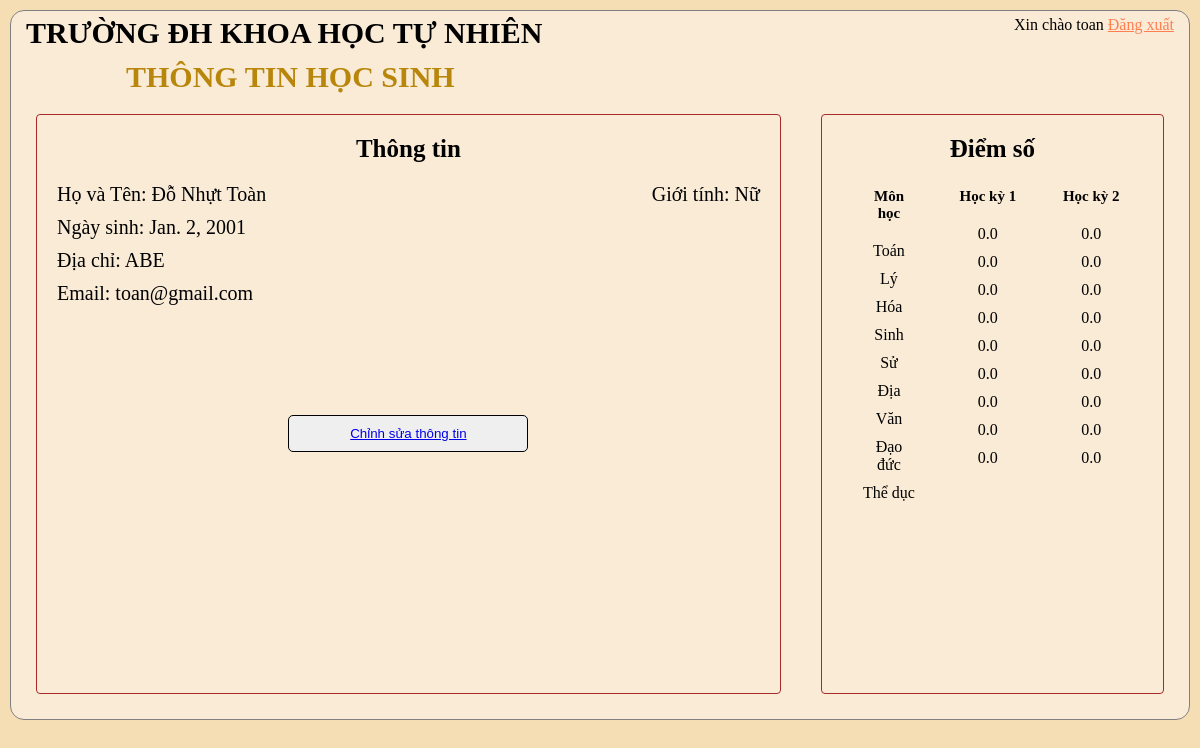
The app's page /studentProfile/ (signed in) with its own data.
### Student/models.py (models this page shows, shortened)
class Student(models.Model):
	user = models.OneToOneField(User, null=True, blank=True, on_delete=models.CASCADE,related_name='Student')
	name = models.CharField(max_length = 200, null = True)
	GIOITINH = (
		('Nam','Nam'),
		('Nữ','Nữ'),
		)
	sex = models.CharField(max_length = 200, null = True, choices = GIOITINH)
	birthday = models.DateField(null = True)
	email = models.CharField(max_length = 200, null = True)
	house_location = models.CharField(max_length = 200, null = True)
	classes = models.ForeignKey(Classes, null = True, on_delete = models.CASCADE)

class Score(models.Model):
	SEMESTER = (
		('học kỳ 1','học kỳ 1'),('học kỳ 2','học kỳ 2')
		)
	semester = models.CharField(max_length = 200, null = True, choices = SEMESTER)
	students = models.ForeignKey(Student, null = True, on_delete = models.CASCADE)
	Toan = models.FloatField(default=0)
	Ly =  models.FloatField(default=0)
	Hoa =  models.FloatField(default=0)
	Sinh =  models.FloatField(default=0)
	Su = models.FloatField(default=0)
	Dia = models.FloatField(default=0)
	Van = models.FloatField(default=0)
	Daoduc = models.FloatField(default=0)
	TheDuc = models.FloatField(default=0)
	class Meta:
		unique_together = ('semester', 'students')

### Student/decorators.py (the view)
		def wrapper_func(request, *args, **kwargs):
			group = None
			if request.user.groups.exists():
				group = request.user.groups.all()[0].name
			if group in allowed_roles:
				return view_func(request, *args, **kwargs)
			else:
				return HttpResponse('You are not authorized to view this page')

### Student/views.py (called while the page is built)
@login_required(login_url='login')
@allowed_users(allowed_roles=['Student'])
def studentProfile(request):
	scores = request.user.Student.score_set.all()
	for i in scores:
		if i.semester == 'học kỳ 1':
			hk1 = i
		else:
			hk2 = i
	print(hk1.Toan)
	context = {'hk1':hk1,'hk2':hk2}
	return render(request,"Student/studentProfile.html",context)

### Student/templates/Student/studentProfile.html (shortened to what this page needs)
{% load static %}
<!DOCTYPE html>
<html lang="en">
<head>
    <link rel="stylesheet" type="text/css" href="{% static '/css/main.css' %}">
</head>
<body>
    <div class="main-container">
        <div class="navigation-top">
            <div id="KHTN">
                <h1>TRƯỜNG ĐH KHOA HỌC TỰ NHIÊN</h1>
            </div>
            <div class="choice">
                <p>Xin chào {{request.user}} <a href="{% url 'logout' %}">Đăng xuất</a></p>
            </div>
        </div>
        <h2>THÔNG TIN HỌC SINH</h2>
            <div class="content">
                <div class="info">
                    <h3>Thông tin</h3>
                    <div class="name-gender">
                        <p>Họ và Tên: {{request.user.Student.name}}</p>
                        <p>Giới tính: {{request.user.Student.sex}}</p>
                    </div>
                    <p>Ngày sinh: {{request.user.Student.birthday}}</p>
                    <p>Địa chỉ: {{request.user.Student.house_location}}</p>
                    <p>Email: {{request.user.Student.email}}</p>
                    <button type="submit" class="btn-tiep-nhan"><a href="{% url 'studentSetting' %}">Chỉnh sửa thông tin</a></button>
                </div>
                <div class="score">
                    <h3>Điểm số</h3>
                    <div class="content">
                        <div class="mon-hoc">
                            <h4>Môn học</h4>
                            <ul>
                                <li>Toán</li>
                                <li>Lý</li>
                                <li>Hóa</li>
                                <li>Sinh</li>
                                <li>Sử</li>
                                <li>Địa</li>
                                <li>Văn</li>
                                <li>Đạo đức</li>
                                <li>Thể dục</li>
                            </ul>
                        </div>
                        <div class="hk1">
                            <h4>Học kỳ 1</h4>
                            <ul>
                                <li>{{hk1.Toan}}</li>
                                <li>{{hk1.Ly}}</li>
                                <li>{{hk1.Hoa}}</li>
                                <li>{{hk1.Sinh}}</li>
                                <li>{{hk1.Su}}</li>
                                <li>{{hk1.Dia}}</li>
                                <li>{{hk1.Van}}</li>
                                <li>{{hk1.Daoduc}}</li>
                                <li>{{hk1.TheDuc}}</li>
                            </ul>
                        </div>
                        <div class="hk2">
                            <h4>Học kỳ 2</h4>
                            <ul>
                                <li>{{hk2.Toan}}</li>
                                <li>{{hk2.Ly}}</li>
                                <li>{{hk2.Hoa}}</li>
                                <li>{{hk2.Sinh}}</li>
                                <li>{{hk2.Su}}</li>
                                <li>{{hk2.Dia}}</li>
                                <li>{{hk2.Van}}</li>
                                <li>{{hk2.Daoduc}}</li>
                                <li>{{hk2.TheDuc}}</li>
                            </ul>
                        </div>
                    </div>
                </div>
            </div>
    </div>
</body>

### static/css/main.css (style rules this page uses)
* { padding: 0; margin: 0; box-sizing: border-box; }
body { background-color: wheat; }
.main-container { border: 1px solid gray; padding: 5px; margin: 10px; border-radius: 14px; background-color: antiquewhite; height: 100%; }
.navigation-top { display: flex; justify-content: space-between; }
#KHTN h1 { font-size: 30px; margin-left: 10px; }
.choice { display: inline-block; }
.choice p { display: inline; padding: 10px; }
.choice a { color: coral; }
h2 { color: darkgoldenrod; padding-inline-start: 10px; margin-top: 10px; font-size: 30px; margin-left: 100px; }
.content { display: flex; justify-content: space-evenly; height: 100%; }
.info { flex: 0.7; border: 1px solid brown; border-radius: 4px; height: 580px; padding: 20px; margin: 20px; }
.score { flex: 0.3; border: 1px solid brown; border-radius: 4px; height: 580px; padding: 20px; margin: 20px; }
.mon-hoc { flex: 0.3; height: 580px; margin: 20px; }
.hk1, .hk2 { flex: 0.35; height: 580px; margin: 20px; }
.name-gender { display: flex; justify-content: space-between; font-size: 20px; }
h3 { text-align: center; padding-bottom: 20px; font-size: 25px; }
.score h3 { padding-bottom: 5px; }
h4 { text-align: center; padding-bottom: 20px; font-size: 15px; }
.information-student p, .info p { padding-bottom: 10px; font-size: 20px; }
.btn-tiep-nhan { border: 1px solid black; border-radius: 5px; width: 240px; padding: 10px; text-align: center; margin: auto; justify-content: center; display: flex; margin-top: 100px; }
.mon-hoc li, .hk1 li, .hk2 li, .hk-tb li { text-align: center; list-style-type: none; padding-bottom: 10px; }

### records on screen
Score: Toan "0.0", Ly "0.0", Hoa "0.0", Sinh "0.0", Su "0.0", Dia "0.0", Van "0.0", Daoduc "0.0", TheDuc "0.0"
Score: Toan "0.0", Ly "0.0", Hoa "0.0", Sinh "0.0", Su "0.0", Dia "0.0", Van "0.0", Daoduc "0.0", TheDuc "0.0"

### other values on screen
{{ request.user }} "toan"
{{ request.user.Student.name }} "Đỗ Nhựt Toàn"
{{ request.user.Student.sex }} "Nữ"
{{ request.user.Student.birthday }} "Jan. 2, 2001"
{{ request.user.Student.house_location }} "ABE"
{{ request.user.Student.email }} "toan@gmail.com"
